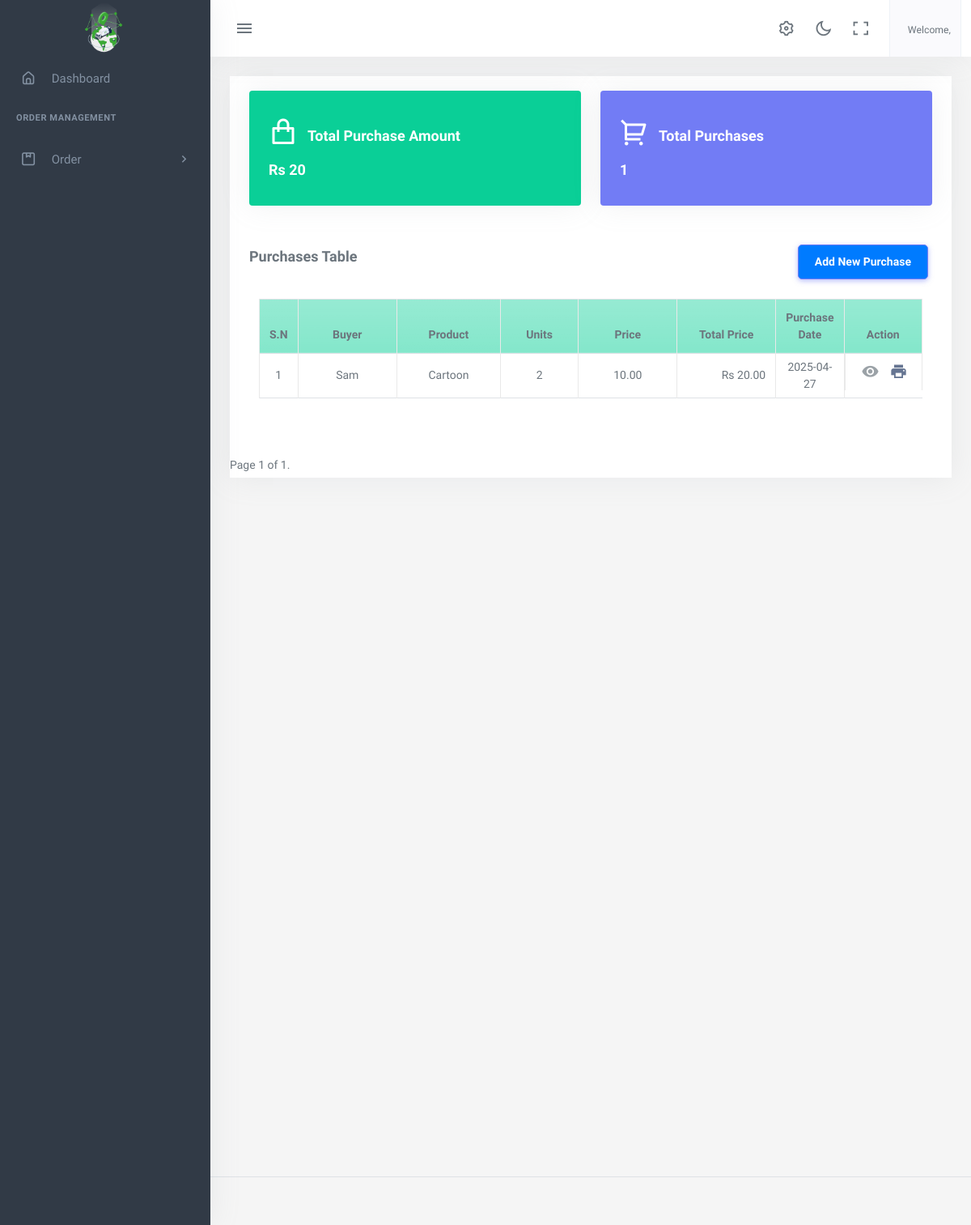
Before: /purchase with the older database file.
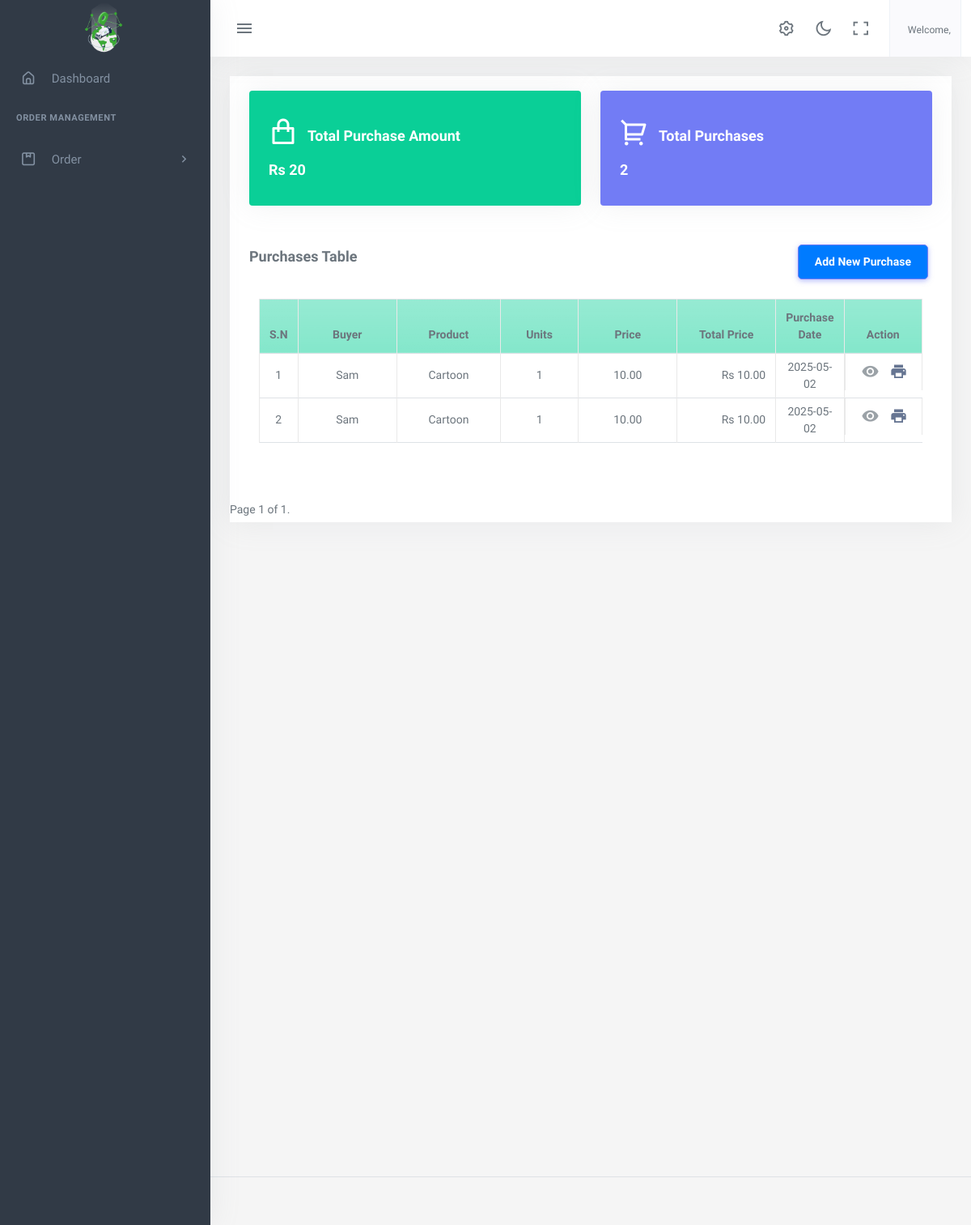
After: the same page with the newer database file.
### app2/models.py (models this page shows, shortened)
class AboutUS(models.Model):
    company_name=models.CharField(max_length=100)
    logo= models.ImageField(upload_to='logoimage/')
    address = models.CharField(max_length=1000)
    email = models.EmailField()
    contactNo= models.CharField(max_length=15)
    class Meta:
        ordering =['-id']

class Purchase(models.Model):
    buyer=models.ForeignKey(Buyer, on_delete=models.SET_NULL,null=True)
    product=models.CharField(max_length=200)
    quantity=models.PositiveIntegerField()
    price=models.DecimalField(max_digits=10, decimal_places=2)
    date=models.DateField(auto_now_add=True)
    def total_price(self):
        return self.quantity * self.price
    class Meta:
        ordering =['-id']

class Buyer(models.Model):
    name=models.CharField(max_length=200)
    address=models.CharField(max_length=200)
    phoneNo=models.CharField(max_length=20)

### app2/views.py (the view)
# urls.py: path('purchase', views.purchase, name='purchase'),
def purchase(request):
    items_per_page = 10
    purchase_list = Purchase.objects.all()
    purchase_list = purchase_list.annotate(
        total=ExpressionWrapper(F('quantity') * F('price'), output_field=DecimalField())
    )
    paginator = Paginator(purchase_list, items_per_page)
    page = request.GET.get('page')
    try:
        purchases = paginator.page(page)
    except PageNotAnInteger:
        purchases = paginator.page(1)
    except EmptyPage:
        purchases = paginator.page(paginator.num_pages)
    total_amount = purchase_list.aggregate(total_cost=Sum('total'))['total_cost'] or 0
    total_purchase = purchase_list.count()
    buyers = Buyer.objects.all()
    return render(request, 'app2/purchases.html', {
        'buyers': buyers,
        'purchases': purchases,
        'total_purchase': total_purchase,
        'total_amount': total_amount
    })

### app2/context_processors.py (called while the page is built)
def aboutus(request):
    pick_Up_Plans=Pick_Up_Plan.objects.all()
    aboutus = AboutUS.objects.first()
    return {'contact': aboutus,'details':pick_Up_Plans,'company':aboutus}

def usercount(request):
    totalClient = User.objects.filter(is_user= True).count
    return ({
        'totalClient':totalClient
    })

def invoice(request):
    received_orders = Order.objects.filter(order_status='received')
    paid_amount = received_orders.aggregate(total_cost=Sum('totalPrice'))['total_cost'] or 0
    order = Order.objects.all().count
    unreceived_orders = Order.objects.exclude(Q(order_status='received') | Q(order_status='pending'))
    unpaid_amount = unreceived_orders.aggregate(total_cost=Sum('totalPrice'))['total_cost'] or 0
    return({
        'paidamount':paid_amount,
        'totalOrders':order,
        'unpaidamount':unpaid_amount
    })

def notification(request):
    notifications = Pick_Up_Plan.objects.filter(date=datetime.today())
    return({
        'notifications':notifications
    })

def total_cashbook(request):
    dailytransactions_list = Daily.objects.all()
    grand_total = dailytransactions_list.aggregate(Sum('total'))['total__sum']
    return ({
        'grand_total':grand_total,
    })

### app2/templates/app2/purchases.html (shortened to what this page needs)
{% extends 'app2/base.html' %}
{% load custome_filter %}
{% load static %}
{% block body %}
<div class="content-page">
  <div class="content">
    <div class="container-fluid">
      <div class="row pt-3">
        <div class="col-lg-12 col-md-12 col-sm-12 col-xs-12">
          <div class="card card-default rounded-0 shadow">
            <div class="card-header">
              <div class="row">
                <div class="col-md-6">
                    <div class="card p-3 bg-success text-white">
                        <div class="d-flex">
                            <i class="ri-shopping-bag-line fs-1"></i>
                            <h4 class="ps-2 pt-2">Total Purchase Amount</h4>
                        </div>
                        <h4>Rs {{ total_amount }}</h4>
                    </div>
                </div>
                <div class="col-md-6">
                    <div class="card p-3 bg-primary text-white">
                        <div class="d-flex">
                            <i class="ri-shopping-cart-2-line fs-1"></i>
                            <h4 class="ps-2 pt-2">Total Purchases</h4>
                        </div>
                        <h4>{{ total_purchase }}</h4>
                    </div>
                </div>
              </div>
              <div class="d-flex w-100 align-items-center justify-content-between mt-3">
                <h4 class="card-title fw-bold">Purchases Table</h4>
                <a href="{% url 'dashboard:create_purchase' %}" class="card-title fw-bold btn btn-primary btn-sm">Add New Purchase</a>
              </div>
            </div>
            <div class="card-body pt-1">
              <div class="container-fluid">
                <table class="table table-bordered" id="purchase-list">
                  <colgroup>
                    <col width="5%" />
                    <col width="20%" />
                    <col width="20%" />
                    <col width="15%" />
                    <col width="20%" />
                    <col width="20%" />
                  </colgroup>
                  <thead>
                    <tr class="bg-gradient bg-success bg-opacity-50 text-light">
                      <th class="px-2 py-2 text-center">S.N</th>
                      <th class="px-2 py-2 text-center">Buyer</th>
                      <th class="px-2 py-2 text-center">Product</th>
                      <th class="px-2 py-2 text-center">Units</th>
                      <th class="px-2 py-2 text-center">Price</th>
                      <th class="px-2 py-2 text-center">Total Price</th>
                      <th class="px-2 py-2 text-center">Purchase Date</th>
                      <th class="px-2 py-2 text-center ">Action</th>
                    </tr>
                  </thead>
                  <tbody>
                    {% for purchase in purchases %}
                    <tr>
                      <td class="px-2 py-1 align-middle text-center">{{ forloop.counter }}</td>
                      <td class="px-2 py-1 align-middle text-center">{{ purchase.buyer.name }}</td>
                      <td class="px-2 py-1 align-middle text-center">{{ purchase.product }}</td>
                      <td class="px-2 py-1 align-middle text-center">{{ purchase.quantity }}</td>
                      <td class="px-2 align-middle text-center">{{purchase.price}}</td>
                      <td class="px-2 py-1 align-middle text-end">Rs {{ purchase.total_price }}</td>
                      <td class="px-2 py-1 align-middle text-center">{{ purchase.date|date:"Y-m-d" }}</td>
                      <td class="px-2 py-1 align-middle text-center d-flex">
                        <a href="" class="action-icon" title="view History"> <i class="mdi mdi-eye"></i></a>
                      <a href="" target="_blank"title="print"><i class="mdi mdi-printer"></i></a>
                                  </td>
                    </tr>
                    {% empty %}
                    <tr>
                      <td colspan="6" class="text-center">No Purchases Found</td>
                    </tr>
                    {% endfor %}
                  </tbody>
                </table>
              </div>
            </div>
            <div class="pagination mt-3">
              <span class="step-links float-center">
                <span class="current">
                  Page {{ purchases.number }} of {{ purchases.paginator.num_pages }}.
                </span>
              </span>
            </div>
          </div>
        </div>
      </div>
    </div>
  </div>
</div>
{% endblock %}

### app2/templates/app2/base.html (shortened to what this page needs)
{% load static %}
<!DOCTYPE html>
<html lang="en">
    <head>
        <link href="{% static 'app2/assets/css/app-saas.min.css'%}" rel="stylesheet" type="text/css" id="app-style" />
        <link href="{% static 'app2/assets/css/icons.min.css'%}" rel="stylesheet" type="text/css" />
        <link href="{% static 'app2/assets/vendor/bootstrap-datepicker/css/bootstrap-datepicker.min.css'%}" rel="stylesheet" type="text/css" />
        <link href="{% static 'app2/assets/vendor/select2/css/select2.min.css'%}" rel="stylesheet" type="text/css" />
        <link href="{% static 'app2/assets/vendor/datatables.net-bs5/css/dataTables.bootstrap5.min.css'%}" rel="stylesheet" type="text/css" />
        <link href="{% static 'app2/assets/vendor/datatables.net-responsive-bs5/css/responsive.bootstrap5.min.css'%}" rel="stylesheet" type="text/css" />
        <link href="{% static 'app2/assets/css/app-saas.min.css'%}" rel="stylesheet" type="text/css" id="app-style" />
        <link href="{% static 'app2/assets/css/icons.min.css'%}" rel="stylesheet" type="text/css" />
        <link rel="stylesheet" href="https://cdnjs.cloudflare.com/ajax/libs/font-awesome/6.0.0/css/all.min.css">
        <link href="https://cdn.jsdelivr.net/npm/summernote@0.8.16/dist/summernote-lite.min.css" rel="stylesheet">
    </head>
    <link rel="stylesheet" href="https://maxcdn.bootstrapcdn.com/font-awesome/4.7.0/css/font-awesome.min.css">
    <body>
        <div class="wrapper">
            <div class="navbar-custom">
                <div class="topbar container-fluid justify-content-between">
                    <div class="d-flex align-items-center  gap-lg-2 gap-1">
                        <button class="button-toggle-menu sm:float-end">
                            <i class="mdi mdi-menu"></i>
                        </button>
                    </div>
                    <ul class="topbar-menu d-flex align-items-center gap-3">
                        <li class="d-none d-sm-inline-block">
                            <a class="nav-link" data-bs-toggle="offcanvas" href="#theme-settings-offcanvas">
                                <i class="ri-settings-3-line font-22"></i>
                            </a>
                        </li>
                        <li class="d-none d-sm-inline-block">
                            <div class="nav-link" id="light-dark-mode" data-bs-toggle="tooltip" data-bs-placement="left" title="Theme Mode">
                                <i class="ri-moon-line font-22"></i>
                            </div>
                        </li>
                        <li class="d-none d-md-inline-block">
                            <a class="nav-link" href="#" data-toggle="fullscreen">
                                <i class="ri-fullscreen-line font-22"></i>
                            </a>
                        </li>
                        <li class="dropdown">
                            <a class="nav-link dropdown-toggle arrow-none nav-user px-2" data-bs-toggle="dropdown" href="#" role="button" aria-haspopup="false" aria-expanded="false">
                                <span class="d-lg-flex flex-column gap-1 d-none">
                                    <h6 class="my-0 fw-normal">Welcome, {{request.user.name}}</h6>
                                </span>
                            </a>
                        </li>
                    </ul>
                </div>
            </div>
            <div class="leftside-menu">
                <a href="{% url 'dashboard:index' %}" class="logo logo-light">
                    <span class="logo-lg">
                        <img src="{{company.logo.url}}" alt="logo" style="height: 64px;">
                    </span>
                </a>
                <div class="h-100" id="leftside-menu-container" data-simplebar>
                    <ul class="side-nav">
                        <li class="side-nav-item">
                            <a href="{% url 'dashboard:index' %}" class="side-nav-link">
                                <i class="uil-home-alt"></i>
                                <span> Dashboard </span>
                            </a>
                        </li>
                        <li class="side-nav-title">Order Management </li>
                        <li class="side-nav-item">
                            <a data-bs-toggle="collapse" href="#sidebarPages1" aria-expanded="false" aria-controls="sidebarPages" class="side-nav-link">
                                <i class="uil-package"></i>
                                <span> Order </span>
                                <span class="menu-arrow"></span>
                            </a>
                        </li>
                    </ul>
                </div>
            </div>
  {% block body %}
  {% endblock  %}
        <footer class="footer">
            <div class="container-fluid">
                <div class="row">
                    <div class="col-md-6">
                    </div>
                </div>
            </div>
        </footer>
    </div>
                        </body>
                        </html>

### app2/templates/app2/base.html (style rules this page uses)
.btn { margin: 0 5px; padding: 10px 20px; border-radius: 5px; cursor: pointer; }
.btn-primary { background-color: #007bff; color: #fff; }

Changed rows visible on the page:
removed Purchase: buyer.name "Sam", product "Cartoon", quantity "2", price "10.00", total_price "20.00", date "2025-04-27"
added Purchase: buyer.name "Sam", product "Cartoon", quantity "1", price "10.00", total_price "10.00", date "2025-05-02"
added Purchase: buyer.name "Sam", product "Cartoon", quantity "1", price "10.00", total_price "10.00", date "2025-05-02"
Other visible differences:
{{ total_purchase }}: "1" → "2"
